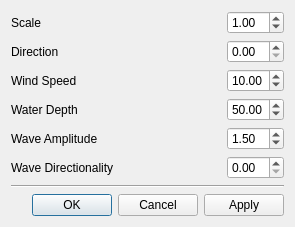
<?xml version="1.0" encoding="UTF-8"?>
<ui version="4.0">
 <class>Preferences</class>
 <widget class="QDialog" name="Ocean Simulation Settings">
  <property name="geometry">
   <rect>
    <x>0</x>
    <y>0</y>
    <width>295</width>
    <height>99</height>
   </rect>
  </property>
  <property name="windowTitle">
   <string>Ocean Simulation Settings</string>
  </property>
  <property name="comment" stdset="0">
   <string>
     Copyright 2020 Pixar                                                                   
                                                                                            
     Licensed under the Apache License, Version 2.0 (the &quot;Apache License&quot;)      
     with the following modification; you may not use this file except in                   
     compliance with the Apache License and the following modification to it:               
     Section 6. Trademarks. is deleted and replaced with:                                   
                                                                                            
     6. Trademarks. This License does not grant permission to use the trade                 
        names, trademarks, service marks, or product names of the Licensor                  
        and its affiliates, except as required to comply with Section 4(c) of               
        the License and to reproduce the content of the NOTICE file.                        
                                                                                            
     You may obtain a copy of the Apache License at                                         
                                                                                            
         http://www.apache.org/licenses/LICENSE-2.0                                         
                                                                                            
     Unless required by applicable law or agreed to in writing, software                    
     distributed under the Apache License with the above modification is                    
     distributed on an &quot;AS IS&quot; BASIS, WITHOUT WARRANTIES OR CONDITIONS OF ANY   
     KIND, either express or implied. See the Apache License for the specific               
     language governing permissions and limitations under the Apache License.               
  </string>
  </property>
  <layout class="QVBoxLayout" name="verticalLayout">
   <item>
    <layout class="QVBoxLayout" name="prefsOverButtonsLayout">
     <item>
      <layout class="QHBoxLayout" name="horizontalLayout_3">
       <item>
        <widget class="QLabel" name="scaleLabel">
         <property name="text">
          <string>Scale</string>
         </property>
        </widget>
       </item>
       <item>
        <spacer name="horizontalSpacer_2a">
         <property name="orientation">
          <enum>Qt::Horizontal</enum>
         </property>
         <property name="sizeHint" stdset="0">
          <size>
           <width>40</width>
           <height>20</height>
          </size>
         </property>
        </spacer>
       </item>
       <item>
        <widget class="QDoubleSpinBox" name="scaleSpinBox">
         <property name="decimals">
          <number>2</number>
         </property>
         <property name="minimum">
          <double>0</double>
         </property>
         <property name="value">
          <double>1.0</double>
         </property>
        </widget>
       </item>
      </layout>
     </item>
     <item>
      <layout class="QHBoxLayout" name="horizontalLayout_4">
       <item>
        <widget class="QLabel" name="directionLabel">
         <property name="text">
          <string>Direction</string>
         </property>
        </widget>
       </item>
       <item>
        <spacer name="horizontalSpacer_2b">
         <property name="orientation">
          <enum>Qt::Horizontal</enum>
         </property>
         <property name="sizeHint" stdset="0">
          <size>
           <width>26</width>
           <height>20</height>
          </size>
         </property>
        </spacer>
       </item>
       <item>
        <widget class="QDoubleSpinBox" name="directionSpinBox">
         <property name="decimals">
          <number>2</number>
         </property>
         <property name="minimum">
          <double>0</double>
         </property>
         <property name="value">
          <double>0.0</double>
         </property>
        </widget>
       </item>
      </layout>
     </item>
     <item>
      <layout class="QHBoxLayout" name="horizontalLayout_5">
       <item>
        <widget class="QLabel" name="windSpeedLabel">
         <property name="text">
          <string>Wind Speed</string>
         </property>
        </widget>
       </item>
       <item>
        <spacer name="horizontalSpacer_2c">
         <property name="orientation">
          <enum>Qt::Horizontal</enum>
         </property>
         <property name="sizeHint" stdset="0">
          <size>
           <width>24</width>
           <height>20</height>
          </size>
         </property>
        </spacer>
       </item>
       <item>
        <widget class="QDoubleSpinBox" name="windSpeedSpinBox">
         <property name="decimals">
          <number>2</number>
         </property>
         <property name="minimum">
          <double>0</double>
         </property>
         <property name="value">
          <double>10</double>
         </property>
        </widget>
       </item>
      </layout>
     </item>
     <item>
      <layout class="QHBoxLayout" name="horizontalLayout_6">
       <item>
        <widget class="QLabel" name="waterDepthLabel">
         <property name="text">
          <string>Water Depth</string>
         </property>
        </widget>
       </item>
       <item>
        <spacer name="horizontalSpacer_2d">
         <property name="orientation">
          <enum>Qt::Horizontal</enum>
         </property>
         <property name="sizeHint" stdset="0">
          <size>
           <width>24</width>
           <height>20</height>
          </size>
         </property>
        </spacer>
       </item>
       <item>
        <widget class="QDoubleSpinBox" name="waterDepthSpinBox">
         <property name="decimals">
          <number>2</number>
         </property>
         <property name="minimum">
          <double>0</double>
         </property>
         <property name="value">
          <double>50</double>
         </property>
        </widget>
       </item>
      </layout>
     </item>
     <item>
      <layout class="QHBoxLayout" name="horizontalLayout_7">
       <item>
        <widget class="QLabel" name="waveAmplitudeLabel">
         <property name="text">
          <string>Wave Amplitude</string>
         </property>
        </widget>
       </item>
       <item>
        <spacer name="horizontalSpacer_2e">
         <property name="orientation">
          <enum>Qt::Horizontal</enum>
         </property>
         <property name="sizeHint" stdset="0">
          <size>
           <width>21</width>
           <height>20</height>
          </size>
         </property>
        </spacer>
       </item>
       <item>
        <widget class="QDoubleSpinBox" name="waveAmplitudeSpinBox">
         <property name="decimals">
          <number>2</number>
         </property>
         <property name="minimum">
          <double>0</double>
         </property>
         <property name="value">
          <double>1.5</double>
         </property>
        </widget>
       </item>
      </layout>
     </item>
     <item>
      <layout class="QHBoxLayout" name="horizontalLayout_8">
       <item>
        <widget class="QLabel" name="waveDirectionalityLabel">
         <property name="text">
          <string>Wave Directionality</string>
         </property>
        </widget>
       </item>
       <item>
        <spacer name="horizontalSpacer_2f">
         <property name="orientation">
          <enum>Qt::Horizontal</enum>
         </property>
         <property name="sizeHint" stdset="0">
          <size>
           <width>17</width>
           <height>20</height>
          </size>
         </property>
        </spacer>
       </item>
       <item>
        <widget class="QDoubleSpinBox" name="waveDirectionalitySpinBox">
         <property name="minimum">
          <double>0</double>
         </property>
         <property name="value">
          <double>0.0</double>
         </property>
        </widget>
       </item>
      </layout>
     </item>
     <item>
      <spacer name="verticalSpacer">
       <property name="orientation">
        <enum>Qt::Vertical</enum>
       </property>
       <property name="sizeHint" stdset="0">
        <size>
         <width>20</width>
         <height>40</height>
        </size>
       </property>
      </spacer>
     </item>
     <item>
      <widget class="Line" name="line">
       <property name="orientation">
        <enum>Qt::Horizontal</enum>
       </property>
      </widget>
     </item>
     <item>
      <layout class="QHBoxLayout" name="horizontalLayout_2">
       <item>
        <spacer name="horizontalSpacer">
         <property name="orientation">
          <enum>Qt::Horizontal</enum>
         </property>
         <property name="sizeHint" stdset="0">
          <size>
           <width>40</width>
           <height>20</height>
          </size>
         </property>
        </spacer>
       </item>
       <item>
        <widget class="QDialogButtonBox" name="buttonBox">
         <property name="standardButtons">
          <set>QDialogButtonBox::Apply|QDialogButtonBox::Cancel|QDialogButtonBox::Ok</set>
         </property>
        </widget>
       </item>
      </layout>
     </item>
    </layout>
   </item>
  </layout>
 </widget>
 <resources/>
 <connections/>
</ui>
